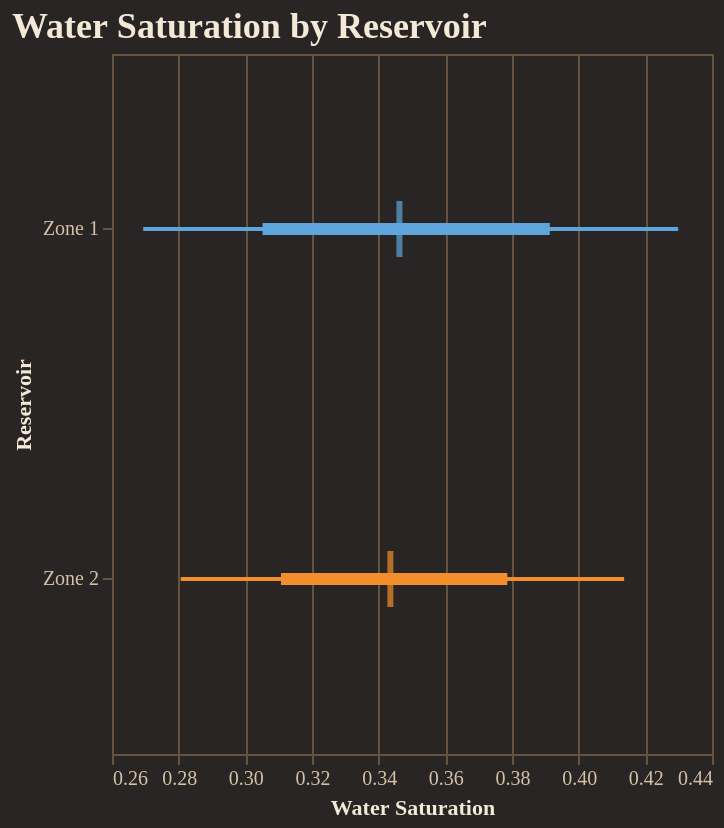

The cell this chart's notebook holds for it:
### Code cell
fig = reporter.plotter.forest_plot(
    "Water Saturation", 
    backend=PLOTTING_BACKEND
)
fig.show()

### Figure 1 — Vega-Lite specification as saved in the notebook (floating-point values rounded to 4 significant figures)
{"config": {"background": "#292524", "view": {"fill": "#292524", "stroke": "#665340"}, "title": {"color": "#f4e9d7", "font": "Merriweather", "fontSize": 18, "fontWeight": 600, "subtitleColor": "#d5c2a6", "anchor": "start"}, "axis": {"domainColor": "#665340", "gridColor": "#665340", "tickColor": "#665340", "labelColor": "#d5c2a6", "titleColor": "#f4e9d7", "labelFont": "Merriweather", "titleFont": "Merriweather"}, "legend": {"titleColor": "#f4e9d7", "labelColor": "#d5c2a6", "labelFont": "Merriweather", "titleFont": "Merriweather", "orient": "top-right", "symbolType": "circle"}, "header": {"labelColor": "#d5c2a6", "titleColor": "#f4e9d7", "labelFont": "Merriweather", "titleFont": "Merriweather"}, "mark": {"color": "#c78d3b"}, "line": {"color": "#c78d3b"}, "bar": {"color": "#c78d3b"}, "point": {"color": "#ddb06d"}, "area": {"color": "#c78d3b", "opacity": 0.35}, "text": {"color": "#f4e9d7", "font": "Merriweather"}, "range": {"category": ["#5DA5DA", "#F28E2B", "#59C36A", "#E15759", "#B07AA1", "#4ECDC4", "#FF9DA7", "#EDC948"]}}, "layer": [{"mark": {"type": "rule", "strokeWidth": 2}, "encoding": {"color": {"field": "group", "legend": null, "type": "nominal"}, "x": {"field": "p10", "scale": {"zero": false}, "title": "Water Saturation", "type": "quantitative"}, "x2": {"field": "p90"}, "y": {"field": "group", "sort": ["Zone 1", "Zone 2"], "title": "Reservoir", "type": "nominal"}}}, {"mark": {"type": "rule", "strokeWidth": 6}, "encoding": {"color": {"field": "group", "legend": null, "type": "nominal"}, "x": {"field": "p25", "scale": {"zero": false}, "title": "Water Saturation", "type": "quantitative"}, "x2": {"field": "p75"}, "y": {"field": "group", "sort": ["Zone 1", "Zone 2"], "title": "Reservoir", "type": "nominal"}}}, {"mark": {"type": "tick", "color": "black", "size": 28, "thickness": 3}, "encoding": {"color": {"field": "group", "legend": null, "type": "nominal"}, "tooltip": [{"field": "group", "title": "Group", "type": "nominal"}, {"field": "p10", "title": "P10", "type": "quantitative"}, {"field": "p25", "title": "P25", "type": "quantitative"}, {"field": "median", "title": "Median", "type": "quantitative"}, {"field": "p75", "title": "P75", "type": "quantitative"}, {"field": "p90", "title": "P90", "type": "quantitative"}], "x": {"field": "median", "scale": {"zero": false}, "title": "Water Saturation", "type": "quantitative"}, "y": {"field": "group", "sort": ["Zone 1", "Zone 2"], "title": "Reservoir", "type": "nominal"}}}], "data": {"name": "data-412085c229adc169d46787da4cb850f9"}, "height": 350, "title": "Water Saturation by Reservoir", "width": "container", "$schema": "https://vega.github.io/schema/vega-lite/v5.20.1.json", "datasets": {"data-412085c229adc169d46787da4cb850f9": [{"group": "Zone 1", "p10": 0.2694, "p25": 0.3052, "median": 0.3462, "p75": 0.3913, "p90": 0.4298}, {"group": "Zone 2", "p10": 0.2806, "p25": 0.3107, "median": 0.3435, "p75": 0.3786, "p90": 0.4136}]}}
